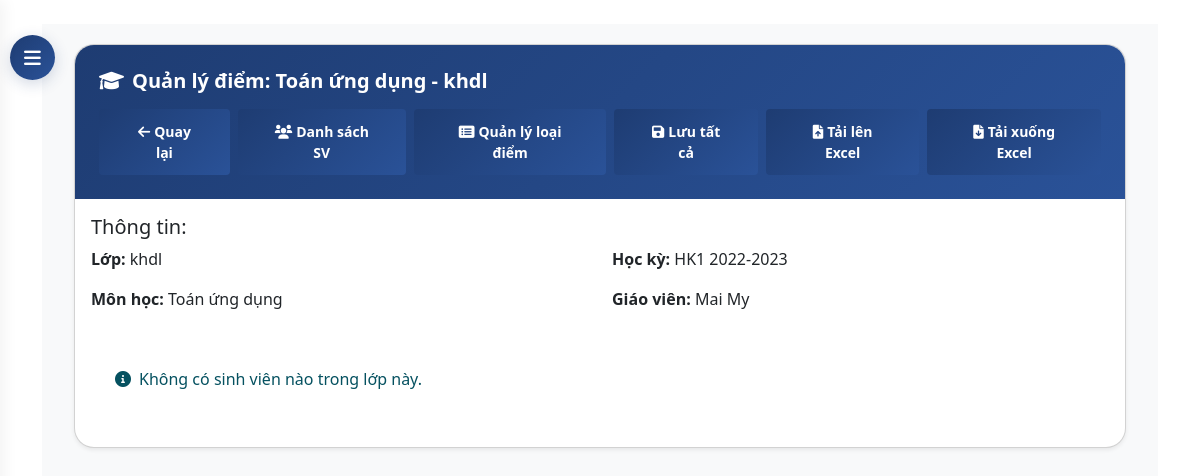
Screenshot of /teacher/assignments/1/grades/ (signed in) with the database file from the repository.
### core/models.py (models this page shows, shortened)
class TeacherAssignment(models.Model):
    teacher = models.ForeignKey(Teacher, on_delete=models.CASCADE)
    subject = models.ForeignKey(Subject, on_delete=models.CASCADE)
    classroom = models.ForeignKey(ClassRoom, on_delete=models.CASCADE)
    semester = models.ForeignKey(Semester, on_delete=models.CASCADE)
    class Meta:
        unique_together = ('teacher', 'subject', 'classroom', 'semester')

class Subject(models.Model):
    name = models.CharField(max_length=100)

class ClassRoom(models.Model):
    class_code = models.CharField(max_length=10)
    name = models.CharField(max_length=100)

class Semester(models.Model):
    name = models.CharField(max_length=50)  # e.g., "HK1 2022-2023"
    start_date = models.DateField()
    end_date = models.DateField()
    is_active = models.BooleanField(default=True)

class Teacher(models.Model):
    user = models.OneToOneField(User, on_delete=models.CASCADE)
    phone = models.CharField(max_length=15, blank=True, null=True)
    date_of_birth = models.DateField(blank=True, null=True)
    address = models.TextField(blank=True, null=True)
    is_active = models.BooleanField(default=True)

### core/views.py (the view, shortened to what this page needs)
# urls.py: path('teacher/assignments/<int:assignment_id>/grades/', views.class_grades, name='class_grades'),
@login_required
@user_passes_test(is_teacher)
def class_grades(request, assignment_id):
    assignment = get_object_or_404(TeacherAssignment, id=assignment_id)
    if request.user.teacher != assignment.teacher:
        messages.error(request, 'Bạn không có quyền truy cập vào trang này.')
        return redirect('teacher_dashboard')
    students = Student.objects.filter(classroom=assignment.classroom).order_by('student_id')
    grade_types = GradeType.objects.all().order_by('id')
    student_grades = {}
    grades = Grade.objects.filter(
        teacher_assignment=assignment
    ).select_related('student', 'grade_type')
    for grade in grades:
        if grade.student_id in student_grades and grade.grade_type_id in student_grades[grade.student_id]['grades']:
            grade_value = str(grade.value) if grade.value is not None else ''
            student_grades[grade.student_id]['grades'][grade.grade_type_id] = {
                'id': grade.id,
                'value': grade_value,
                'created_at': grade.created_at,
                'updated_at': grade.updated_at
            }
    upload_form = GradeUploadForm()
    context = {
        'assignment': assignment,
        'students': students,
        'grade_types': grade_types,
        'student_grades': student_grades,
        'upload_form': upload_form,
    }
    return render(request, 'core/teacher/class_grades.html', context)

### core/views.py (called while the page is built)
def is_teacher(user):
    return hasattr(user, 'teacher')

### templates/core/teacher/class_grades.html (shortened to what this page needs)
{% extends 'base.html' %}
{% load custom_filters %}
{% block content %}
            <button id="sidebarCollapse">
                <i class="fas fa-bars"></i>
            </button>
<div id="content">
    <div class="container-fluid">
        <div class="card shadow-sm">
            <div class="card-header bg-white py-3">
                <div class="d-flex flex-column">
                    <h5 class="mb-3 text-primary fw-bold">
                        <i class="fas fa-graduation-cap me-2"></i>Quản lý điểm: {{ assignment.subject.name }} - {{ assignment.classroom.name }}
                    </h5>
                    <div class="d-flex align-items-center gap-2">
                        <a href="{% url 'teacher_dashboard' %}" class="btn btn-primary btn-sm">
                            <i class="fas fa-arrow-left me-1"></i>Quay lại
                        </a>
                        <a href="{% url 'teacher_class_students' assignment.id %}" class="btn btn-primary btn-sm">
                            <i class="fas fa-users me-1"></i>Danh sách SV
                        </a>
                        <a href="{% url 'manage_grade_types' assignment.id %}" class="btn btn-primary btn-sm">
                            <i class="fas fa-list-alt me-1"></i>Quản lý loại điểm
                        </a>
                        <button id="saveAllBtn" class="btn btn-primary btn-sm">
                            <i class="fas fa-save me-1"></i>Lưu tất cả
                        </button>
                        <a href="{% url 'upload_grades' assignment.id %}" class="btn btn-primary btn-sm">
                            <i class="fas fa-file-upload me-1"></i>Tải lên Excel
                        </a>
                        <a href="{% url 'download_grades' assignment.id %}" class="btn btn-primary btn-sm">
                            <i class="fas fa-file-download me-1"></i>Tải xuống Excel
                        </a>
                    </div>
                </div>
            </div>
            <div class="card-body">
                <div class="mb-4">
                    <h5>Thông tin:</h5>
                    <div class="row">
                        <div class="col-md-6">
                            <p><strong>Lớp:</strong> {{ assignment.classroom.name }}</p>
                            <p><strong>Môn học:</strong> {{ assignment.subject.name }}</p>
                        </div>
                        <div class="col-md-6">
                            <p><strong>Học kỳ:</strong> {{ assignment.semester.name }}</p>
                            <p><strong>Giáo viên:</strong> {{ assignment.teacher.user.get_full_name }}</p>
                        </div>
                    </div>
                </div>
                {% if students %}
                    <div class="table-responsive">
                        <table class="table table-hover table-bordered">
                            <thead class="table-light">
                                <tr>
                                    <th>Mã SV</th>
                                    <th>Họ tên</th>
                                    {% for grade_type in grade_types %}
                                        <th>
                                            <span class="grade-header-name"
                                                  data-grade-type-id="{{ grade_type.id }}"
                                                  data-grade-type-name="{{ grade_type.name }}"
                                                  style="cursor: pointer;"
                                                  title="Nhấn để thêm vào công thức">
                                                {{ grade_type.name }}
                                            </span>
                                        </th>
                                    {% endfor %}
                                    <th class="average-grade">
                                        <div class="d-flex align-items-center">
                                            <span>Điểm tổng kết</span>
                                            <button type="button" class="btn btn-sm btn-outline-primary ms-2" id="customFormulaBtn" data-bs-toggle="modal" data-bs-target="#formulaModal">
                                                <i class="fas fa-calculator"></i>
                                                <span class="formula-active-indicator d-none ms-1">•</span>
                                            </button>
                                        </div>
                                    </th>
                                    <th>Thao tác</th>
                                </tr>
                            </thead>
                            <tbody>
                                {% for student in students %}
                                    <tr class="student-row" data-student-id="{{ student.id }}">
                                        <td>{{ student.student_id }}</td>
                                        <td>{{ student.name }}</td>
                                        {% for grade_type in grade_types %}
                                            <td>
                                                {% with student_grade=student_grades|get_item:student.id|get_item:'grades'|get_item:grade_type.id %}
                                                    <div class="input-group input-group-sm">
                                                        <input type="number"
                                                               class="form-control grade-input"
                                                               min="0"
                                                               max="10"
                                                               step="0.1"
                                                               value="{{ student_grade.value }}"
                                                               data-student-id="{{ student.id }}"
                                                               data-grade-type-id="{{ grade_type.id }}"
                                                               data-grade-id="{{ student_grade.id|default_if_none:'' }}"
                                                               data-original-value="{{ student_grade.value }}"
                                                               data-version="1"
                                                        >
                                                    </div>
                                                {% endwith %}
                                            </td>
                                        {% endfor %}
                                        <td class="average-grade">
                                            <span class="average-value" data-student-id="{{ student.id }}">-</span>
                                        </td>
                                        <td>
                                            <button class="btn btn-sm btn-primary btn-save-row">
                                                <i class="fas fa-save"></i> Lưu
                                            </button>
                                            <button class="btn btn-sm btn-outline-secondary view-history" data-student-id="{{ student.id }}">
                                                <i class="fas fa-history"></i> Lịch sử
                                            </button>
                                        </td>
                                    </tr>
                                {% endfor %}
                            </tbody>
                        </table>
                    </div>
                {% else %}
                    <div class="alert alert-info">
                        <i class="fas fa-info-circle me-2"></i>Không có sinh viên nào trong lớp này.
                    </div>
                {% endif %}
            </div>
        </div>
    </div>
</div>
{% endblock %}

### templates/base.html (style rules this page uses)
:root { --navbar-bg: #0d47a1; --navbar-hover: rgba(255, 255, 255, 0.1); }

### templates/core/teacher/class_grades.html (style rules this page uses)
:root { --primary-gradient: linear-gradient(135deg, #1e3c72 0%, #2a5298 100%); --secondary-gradient: linear-gradient(135deg, #2193b0 0%, #6dd5ed 100%); --accent-gradient: linear-gradient(45deg, #ff6b6b, #ff8e8e); --success-gradient: linear-gradient(45deg, #2ecc71, #27ae60); --primary-color: #1e3c72; --text-light: rgba(255, 255, 255, 0.8); }
#sidebarCollapse { position: fixed; top: 35px; left: 10px; z-index: 999; border: none; background: var(--primary-gradient); color: white; padding: 12px 15px; border-radius: 50%; cursor: pointer; transition: all 0.3s; box-shadow: 0 4px 15px rgba(30, 60, 114, 0.2); width: 45px; height: 45px; display: flex; align-items: center; justify-content: center; }
#sidebarCollapse i { font-size: 1.2rem; transition: transform 0.3s ease; }
#content { transition: all 0.3s cubic-bezier(0.4, 0, 0.2, 1); margin-left: 0; padding: 20px; background: #f8f9fa; min-height: 100vh; }
.btn-primary { background: var(--primary-gradient); border: none; padding: 0.75rem 2rem; font-weight: 600; transition: all 0.3s ease; }
.alert { border-radius: 12px; padding: 1rem 1.5rem; margin-bottom: 1.5rem; border: none; background: rgba(255, 255, 255, 0.9); backdrop-filter: blur(10px); }
.card { border-radius: 20px; background: white; box-shadow: 0 8px 30px rgba(0,0,0,0.08); overflow: hidden; transition: all 0.3s ease; }
.card-header { background: var(--primary-gradient) !important; padding: 1.5rem !important; border: none; }
.card-header h5 { color: white !important; font-size: 1.25rem; margin: 0; }

### rows the page displays
TeacherAssignment: subject.name "Toán ứng dụng", classroom.name "khdl", semester.name "HK1 2022-2023", teacher.user.get_full_name "Mai My"
